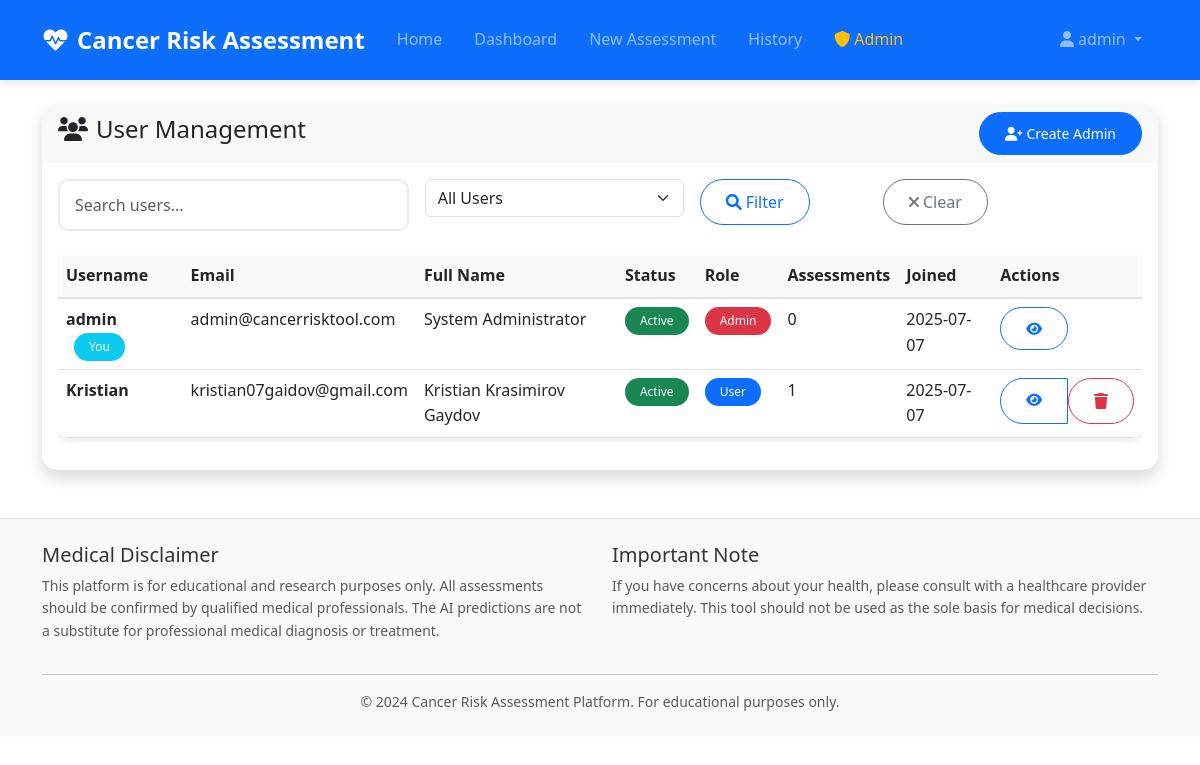
The app's page /admin/users (signed in), older data.
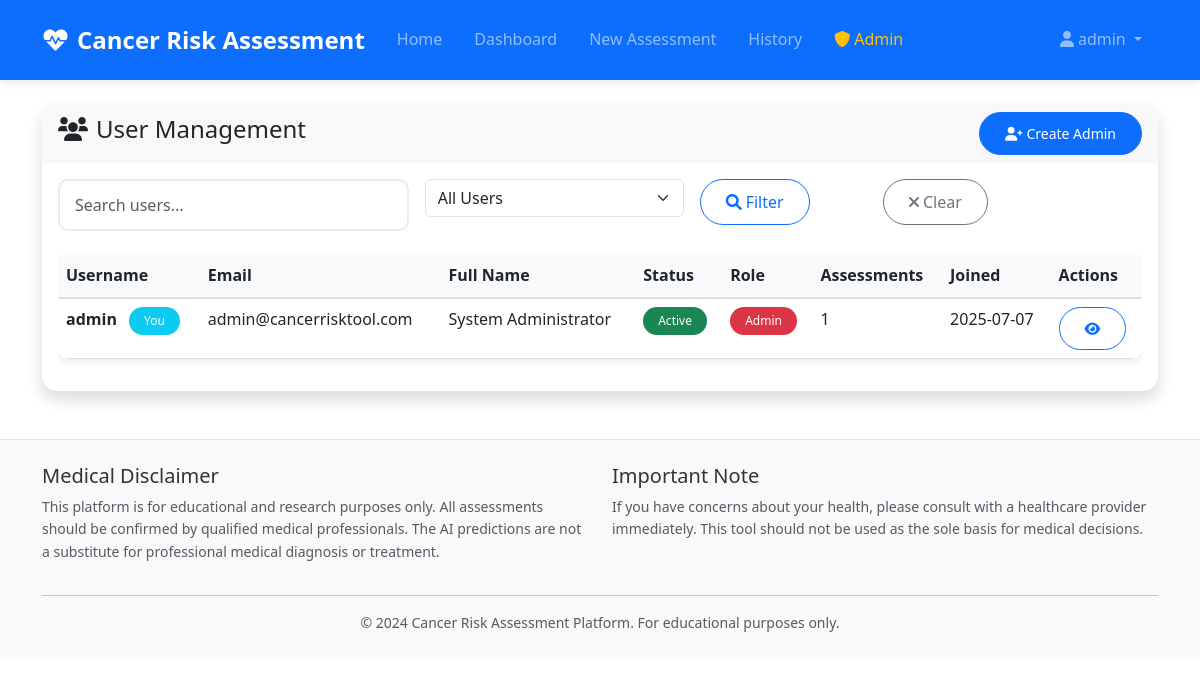
The same page, newer data.
### CancerRiskChecker/models/user.py (models this page shows, shortened)
class User(UserMixin, db.Model):
    __tablename__ = 'users'
    id = db.Column(db.Integer, primary_key=True)
    username = db.Column(db.String(64), unique=True, nullable=False, index=True)
    email = db.Column(db.String(120), unique=True, nullable=False, index=True)
    full_name = db.Column(db.String(100), nullable=True)
    password_hash = db.Column(db.String(256), nullable=False)
    created_at = db.Column(db.DateTime, default=datetime.utcnow, nullable=False)
    updated_at = db.Column(db.DateTime, default=datetime.utcnow, onupdate=datetime.utcnow)
    last_login = db.Column(db.DateTime, nullable=True)
    last_assessment = db.Column(db.DateTime, nullable=True)
    total_assessments = db.Column(db.Integer, default=0, nullable=False)
    is_active = db.Column(db.Boolean, default=True, nullable=False)
    is_admin = db.Column(db.Boolean, default=False, nullable=False)
    assessments = db.relationship('Assessment', backref='user', lazy='dynamic',
                                cascade='all, delete-orphan')

### CancerRiskChecker/blueprints/admin.py (the view)
@admin_bp.route('/users')
@login_required
@admin_required
def users():
    from ..models.user import User
    page = request.args.get('page', 1, type=int)
    search = request.args.get('search', '', type=str)
    status = request.args.get('status', 'all', type=str)
    query = User.query
    if search:
        query = query.filter(
            (User.username.contains(search)) |
            (User.email.contains(search)) |
            (User.full_name.contains(search))
        )
    if status == 'active':
        query = query.filter_by(is_active=True)
    elif status == 'inactive':
        query = query.filter_by(is_active=False)
    elif status == 'admin':
        query = query.filter_by(is_admin=True)
    users_pagination = query.order_by(User.created_at.desc()).paginate(
        page=page, per_page=20, error_out=False
    )
    return render_template('admin/users.html',
                         users=users_pagination,
                         search=search,
                         status=status)

### CancerRiskChecker/blueprints/admin.py (called while the page is built)
def admin_required(f):
    @wraps(f)
    def decorated_function(*args, **kwargs):
        if not current_user.is_authenticated or not current_user.is_admin:
            flash('Admin access required.', 'danger')
            return redirect(url_for('main.index'))
        return f(*args, **kwargs)
    return decorated_function

### CancerRiskChecker/templates/admin/users.html (shortened to what this page needs)
{% extends "base.html" %}
{% block content %}
<div class="container my-4">
    <div class="row">
        <div class="col-12">
            <div class="card shadow">
                <div class="card-header d-flex justify-content-between align-items-center">
                    <h4><i class="fas fa-users me-2"></i>User Management</h4>
                    <a href="{{ url_for('admin.create_admin') }}" class="btn btn-primary btn-sm">
                        <i class="fas fa-user-plus me-1"></i>Create Admin
                    </a>
                </div>
                <div class="card-body">
                    <form method="GET" class="row g-3 mb-4">
                        <div class="col-md-4">
                            <input type="text" class="form-control" name="search"
                                   placeholder="Search users..." value="{{ search }}">
                        </div>
                        <div class="col-md-3">
                            <select class="form-select" name="status">
                                <option value="all" {{ 'selected' if status == 'all' else '' }}>All Users</option>
                            </select>
                        </div>
                        <div class="col-md-2">
                            <button type="submit" class="btn btn-outline-primary">
                                <i class="fas fa-search me-1"></i>Filter
                            </button>
                        </div>
                        <div class="col-md-3">
                            <a href="{{ url_for('admin.users') }}" class="btn btn-outline-secondary">
                                <i class="fas fa-times me-1"></i>Clear
                            </a>
                        </div>
                    </form>
                    {% if users.items %}
                    <div class="table-responsive">
                        <table class="table table-hover">
                            <thead>
                                <tr>
                                    <th>Username</th>
                                    <th>Email</th>
                                    <th>Full Name</th>
                                    <th>Status</th>
                                    <th>Role</th>
                                    <th>Assessments</th>
                                    <th>Joined</th>
                                    <th>Actions</th>
                                </tr>
                            </thead>
                            <tbody>
                                {% for user in users.items %}
                                <tr>
                                    <td>
                                        <strong>{{ user.username }}</strong>
                                        {% if user.id == current_user.id %}
                                            <span class="badge bg-info ms-2">You</span>
                                        {% endif %}
                                    </td>
                                    <td>{{ user.email }}</td>
                                    <td>{{ user.full_name or '-' }}</td>
                                    <td>
                                        {% if user.is_active %}
                                            <span class="badge bg-success">Active</span>
                                        {% else %}
                                            <span class="badge bg-secondary">Inactive</span>
                                        {% endif %}
                                    </td>
                                    <td>
                                        {% if user.is_admin %}
                                            <span class="badge bg-danger">Admin</span>
                                        {% else %}
                                            <span class="badge bg-primary">User</span>
                                        {% endif %}
                                    </td>
                                    <td>{{ user.total_assessments }}</td>
                                    <td>{{ user.created_at.strftime('%Y-%m-%d') }}</td>
                                    <td>
                                        <div class="btn-group btn-group-sm">
                                            <a href="{{ url_for('admin.user_detail', user_id=user.id) }}"
                                               class="btn btn-outline-primary">
                                                <i class="fas fa-eye"></i>
                                            </a>
                                            {% if user.id != current_user.id %}
                                                <form method="POST" action="{{ url_for('admin.delete_user', user_id=user.id) }}"
                                                     >
                                                    <button type="submit" class="btn btn-outline-danger">
                                                        <i class="fas fa-trash"></i>
                                                    </button>
                                                </form>
                                            {% endif %}
                                        </div>
                                    </td>
                                </tr>
                                {% endfor %}
                            </tbody>
                        </table>
                    </div>
                    {% else %}
                    <div class="text-center py-5">
                        <i class="fas fa-users fa-3x text-muted mb-3"></i>
                        <h5 class="text-muted">No users found</h5>
                        <p class="text-muted">Try adjusting your search criteria.</p>
                    </div>
                    {% endif %}
                </div>
            </div>
        </div>
    </div>
</div>
{% endblock %}

### CancerRiskChecker/templates/base.html (shortened to what this page needs)
<!DOCTYPE html>
<html lang="en">
<head>
    <link href="https://cdn.jsdelivr.net/npm/bootstrap@5.3.0/dist/css/bootstrap.min.css" rel="stylesheet">
    <link rel="stylesheet" href="https://cdnjs.cloudflare.com/ajax/libs/font-awesome/6.0.0/css/all.min.css">
    <link rel="stylesheet" href="{{ url_for('static', filename='css/style.css') }}">
</head>
<body>
    <nav class="navbar navbar-expand-lg navbar-dark bg-primary">
        <div class="container">
            <a class="navbar-brand" href="{{ url_for('main.index') }}">
                <i class="fas fa-heartbeat me-2"></i>Cancer Risk Assessment
            </a>
            <div class="collapse navbar-collapse" id="navbarNav">
                <ul class="navbar-nav me-auto">
                    <li class="nav-item">
                        <a class="nav-link" href="{{ url_for('main.index') }}">Home</a>
                    </li>
                    {% if current_user.is_authenticated %}
                    <li class="nav-item">
                        <a class="nav-link" href="{{ url_for('dashboard.index') }}">Dashboard</a>
                    </li>
                    <li class="nav-item">
                        <a class="nav-link" href="{{ url_for('assessment.index') }}">New Assessment</a>
                    </li>
                    <li class="nav-item">
                        <a class="nav-link" href="{{ url_for('assessment.history') }}">History</a>
                    </li>
                    {% if current_user.is_admin %}
                    <li class="nav-item">
                        <a class="nav-link text-warning" href="{{ url_for('admin.index') }}">
                            <i class="fas fa-shield-alt me-1"></i>Admin
                        </a>
                    </li>
                    {% endif %}
                    {% endif %}
                </ul>
                <ul class="navbar-nav">
                    {% if current_user.is_authenticated %}
                    <li class="nav-item dropdown">
                        <a class="nav-link dropdown-toggle" href="#" id="navbarDropdown" role="button" data-bs-toggle="dropdown">
                            <i class="fas fa-user me-1"></i>{{ current_user.username }}
                        </a>
                    </li>
                    {% endif %}
                </ul>
            </div>
        </div>
    </nav>
    <main class="container-fluid">
        {% block content %}{% endblock %}
    </main>
    <footer class="bg-light mt-5 py-4">
        <div class="container">
            <div class="row">
                <div class="col-md-6">
                    <h5>Medical Disclaimer</h5>
                    <p class="text-muted small">
                        This platform is for educational and research purposes only.
                        All assessments should be confirmed by qualified medical professionals.
                        The AI predictions are not a substitute for professional medical diagnosis or treatment.
                    </p>
                </div>
                <div class="col-md-6">
                    <h5>Important Note</h5>
                    <p class="text-muted small">
                        If you have concerns about your health, please consult with a healthcare provider immediately.
                        This tool should not be used as the sole basis for medical decisions.
                    </p>
                </div>
            </div>
            <hr>
            <div class="row">
                <div class="col-12 text-center">
                    <p class="text-muted small mb-0">
                        &copy; 2024 Cancer Risk Assessment Platform. For educational purposes only.
                    </p>
                </div>
            </div>
        </div>
    </footer>
</body>
</html>

### CancerRiskChecker/static/css/style.css (style rules this page uses)
:root { --primary-color: #007bff; --secondary-color: #6c757d; --success-color: #28a745; --warning-color: #ffc107; --danger-color: #dc3545; --info-color: #17a2b8; --light-color: #f8f9fa; --dark-color: #343a40; }
body { font-family: 'Segoe UI', Tahoma, Geneva, Verdana, sans-serif; line-height: 1.6; color: #333; }
.card { border: none; border-radius: 15px; transition: transform 0.3s ease, box-shadow 0.3s ease; }
.card-header { border-radius: 15px 15px 0 0 !important; border-bottom: none; font-weight: 600; }
.btn { border-radius: 25px; padding: 10px 25px; font-weight: 500; transition: all 0.3s ease; }
.form-control { border-radius: 10px; padding: 12px 15px; border: 2px solid #e9ecef; transition: border-color 0.3s ease; }
.table { border-radius: 10px; overflow: hidden; box-shadow: 0 2px 10px rgba(0, 0, 0, 0.1); }
.table th { background-color: #f8f9fa; font-weight: 600; border-bottom: 2px solid #dee2e6; }
.badge { border-radius: 20px; padding: 8px 15px; font-weight: 500; }
.navbar { padding: 1rem 0; box-shadow: 0 2px 10px rgba(0, 0, 0, 0.1); }
.navbar-brand { font-size: 1.5rem; font-weight: 700; }
.nav-link { font-weight: 500; padding: 0.5rem 1rem !important; border-radius: 20px; transition: all 0.3s ease; }
footer { background-color: #f8f9fa; border-top: 1px solid #dee2e6; }
.fade-in { animation: fadeIn 0.6s ease-out; }

Row changes from the older to the newer data that the page shows:
removed User: username "Kristian", email "kristian07gaidov@gmail.com", full_name "Kristian Krasimirov Gaydov", is_active "Active", is_admin "User", total_assessments "1", created_at "2025-07-07"
changed User "admin": total_assessments "0" → "1"
